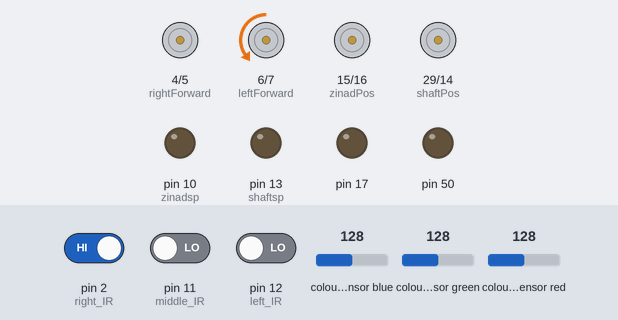
A sketch run on a simulated Arduino Mega 2560, built with avr-gcc and run on an emulated ATmega2560. Shown: motor-driver pin pairs drawn as motors (green arrow = first pin HIGH = forward, orange = second pin HIGH = backward, longer = more drive, scaled by the enable pin), output pins drawn as LEDs (lit = HIGH). Wiring (inferred from the names in the program): TCS3200 colour sensor: output pin 40; S2 pin 30; S3 pin 32; S0 pin 26; S1 pin 28. The test bench sets the inputs (shaded band); at power-on: colour sensor blue 128, pin 2 (right_IR) HIGH, pin 11 (middle_IR) LOW, pin 12 (left_IR) LOW, colour sensor green 128, colour sensor red 128. Pins used as bus, display or sensor lines are not drawn.

Above: at 1.2 s.
1.3 s: colour sensor blue set to 123
At 5.2 s:
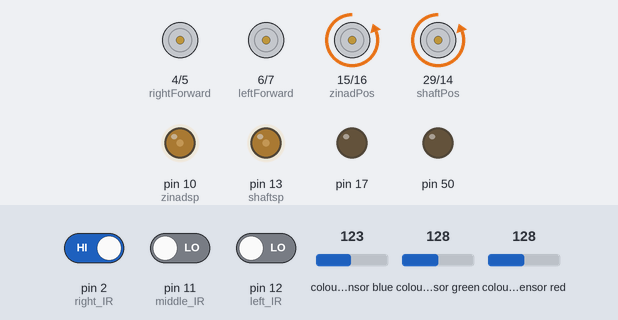
At 11.3 s:
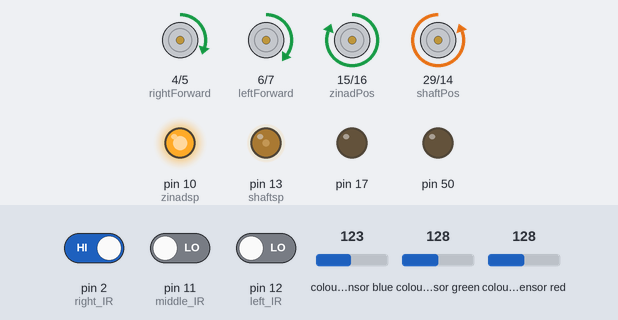
Timing chart, 0 to 15.7 s (numbered marks = the images above; inputs shaded):
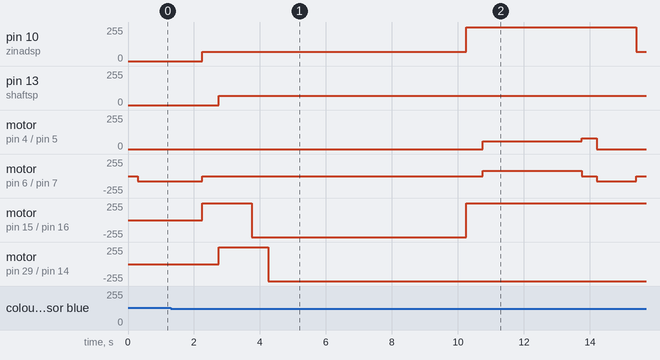

The sketch:

rc_line_follwer.ino
```cpp
#include<Servo.h>
Servo ballservo;

// WHEELS AND LINE FOLLOWE**

#define rightForward 4
#define rightBackward 5
#define leftForward 6
#define leftBackward 7
#define rightSpeed 3
#define leftSpeed 8
#define right_IR 2
#define middle_IR 11
#define left_IR 12
int Speed = 60  ;

int turning_speed = 80 ;
bool returndir = 0;

//shooting
#define shaftPos 29
#define shaftNeg  14
#define zinadPos 15
#define zinadNeg 16
#define shaftsp 13
#define zinadsp 10


//#define right_power
#define middle_power 36
#define left_power 9

// COLOR SENSOR STAFF*******
#define S0 26
#define S1 28
#define S2 30
#define S3 32
#define sensorOut 40

int frequency = 0;
int current_color_state = -1;
int yellow ;
int prev_s ;
int color_state = 0 ;

// IR READINGS***********


bool rightsignal ;
bool leftsignal ;
bool middlesignal ;


int sp2 = 0 ;
void shootingRed (){
// first shaft motor
// zinad pullup
digitalWrite(zinadPos,1);
digitalWrite(zinadNeg,0);
analogWrite(zinadsp,70); // different speed may change
delay(500);// different value may change

//shaft return back...
digitalWrite(shaftPos,1);
digitalWrite(shaftNeg,0);
analogWrite(shaftsp,70); // different speed may change
delay(1000);// different value may change

// catch the shaft ...
digitalWrite(zinadPos,0);
digitalWrite(zinadNeg,1);
analogWrite(zinadsp,70); // different speed may change
delay(500);// different value may change

//relase the shaft wire,,,
digitalWrite(shaftPos,0);
digitalWrite(shaftNeg,1);
analogWrite(shaftsp,70); // different speed may change
delay(2000);// different value may change

// ball download
ballservo.write(0);  // depends on where the ball is and the home position of the servo
delay(2000);
ballservo.write(90);// return the servo to the normal position...
delay(2000);

// release the shaft from the zinad
digitalWrite(zinadPos,1);//shooting begins
digitalWrite(zinadNeg,0);
analogWrite(zinadsp,255); // different speed may change
delay(500);
}

void shootinggreen (){
// first shaft motor
// zinad pullup
digitalWrite(zinadPos,1);
digitalWrite(zinadNeg,0);
analogWrite(zinadsp,70); // different speed may change
delay(500);// different value may change

//shaft return back...
digitalWrite(shaftPos,1);
digitalWrite(shaftNeg,0);
analogWrite(shaftsp,70); // different speed may change
delay(1000);// different value may change

// catch the shaft ...
digitalWrite(zinadPos,0);
digitalWrite(zinadNeg,1);
analogWrite(zinadsp,70); // different speed may change
delay(500);// different value may change

//relase the shaft wire,,,
digitalWrite(shaftPos,0);
digitalWrite(shaftNeg,1);
analogWrite(shaftsp,70); // different speed may change
delay(2000);// different value may change

// ball download
ballservo.write(180);  // depends on where the ball is and the home position of the servo
delay(2000);
ballservo.write(0);// return the servo to the normal position...
delay(2000);

// release the shaft from the zinad
digitalWrite(zinadPos,1);//shooting begins
digitalWrite(zinadNeg,0);
analogWrite(zinadsp,255); // different speed may change
delay(500);
}

void forward ()
{ analogWrite(rightSpeed,Speed);
  digitalWrite(rightForward,LOW);
  digitalWrite(rightBackward,HIGH);
  analogWrite(leftSpeed,Speed);
  digitalWrite(leftForward,LOW);
  digitalWrite(leftBackward,HIGH);
  }

void right ()
{ analogWrite(rightSpeed,sp2);
  digitalWrite(rightForward,LOW);
  digitalWrite(rightBackward,LOW);
  analogWrite(leftSpeed,turning_speed);
  digitalWrite(leftForward,LOW);
  digitalWrite(leftBackward,HIGH);

  }
void backright(){
  analogWrite(rightSpeed,sp2);
  digitalWrite(rightForward,LOW);
  digitalWrite(rightBackward,LOW);
  analogWrite(leftSpeed,turning_speed);
  digitalWrite(leftForward,HIGH);
  digitalWrite(leftBackward,LOW);
  }
void left ()
{analogWrite(rightSpeed,turning_speed);
  digitalWrite(rightForward,LOW);
  digitalWrite(rightBackward,HIGH);
  analogWrite(leftSpeed,sp2);
  digitalWrite(leftForward,LOW);
  digitalWrite(leftBackward,LOW);

  }
void backlift(){
  analogWrite(rightSpeed,turning_speed);
  digitalWrite(rightForward,HIGH);
  digitalWrite(rightBackward,LOW);
  analogWrite(leftSpeed,sp2);
  digitalWrite(leftForward,LOW);
  digitalWrite(leftBackward,LOW);

  }
void Stop ()
{analogWrite(rightSpeed,0);
  digitalWrite(rightForward,LOW);
  digitalWrite(rightBackward,LOW);
  analogWrite(leftSpeed,0);
  digitalWrite(leftForward,LOW);
  digitalWrite(leftBackward,LOW);}


  void backward ()
{ analogWrite(rightSpeed,Speed);
  digitalWrite(rightForward,HIGH);
  digitalWrite(rightBackward,LOW);
  analogWrite(leftSpeed,Speed);
  digitalWrite(leftForward,HIGH);
  digitalWrite(leftBackward,LOW);
  }
int color_check(){

  digitalWrite(S2,LOW);
  digitalWrite(S3,LOW);

  frequency = pulseIn(sensorOut, LOW);
//
  Serial.print("R= ");
 Serial.print(frequency);
  int red = frequency ;
  Serial.print("  ");
  delay(100);

    digitalWrite(S2,LOW);
  digitalWrite(S3,HIGH);

  frequency = pulseIn(sensorOut, LOW);

  Serial.print("B= ");
  Serial.print(frequency);
  int blue = frequency ;
  Serial.print("  ");
   delay(100);


  digitalWrite(S2,HIGH);
  digitalWrite(S3,HIGH);

  frequency = pulseIn(sensorOut, LOW);

  Serial.print("G= ");
 Serial.print(frequency);
int green = frequency ;

  Serial.println("  ");
  delay(100);


  if (green > 35 )
  {
    if (blue > red )
    {
      Serial.println(" I read RED " );
    //  color_state = 1 ;
      return 1;
      }
    else if(red> blue)
    {
          Serial.println(" I read Black " );
         // color_state = 500 ;
          return 500;
      }
  }

  else if(green<35)
  {
    if(red>=blue-1 && blue >23)
    {
            Serial.println(" I read Green " );
            //color_state = 10 ;
            return 10;
      }
    else if (1&& blue > 22)//blue > red-1
    {      Serial.println(" I read YELLOW " );
    //color_state = "yellow" ;
    //color_state = 3 ;
    return 3;
      }

      else
      {      Serial.println(" I read WHITE " );
      //color_state = "white" ;
       //color_state = 0 ;
       return 0;
      }

    }
    Serial.println(color_state);
  }
void line_follow(){
  rightsignal = digitalRead(right_IR);


leftsignal = digitalRead(left_IR);

middlesignal = digitalRead(middle_IR);  // low for black , high for white


  if(rightsignal == LOW && leftsignal==LOW ) // low for white , high for black   must contain the three ir readings

  {forward();}

  else if(rightsignal == LOW && middlesignal == LOW && leftsignal==LOW) // white black white    there is a differens between the condition and the ccomments

  { forward();}

  else if(rightsignal == LOW && middlesignal == HIGH && leftsignal==HIGH) //  white white black       there is a differens between the condition and the ccomments

  {left();}

  else if(rightsignal == HIGH && middlesignal == HIGH && leftsignal==LOW) // black white white       there is a differens between the condition and the ccomments


  {right();}

  else if (rightsignal == HIGH  && middlesignal == LOW && leftsignal == LOW) // black black white        there is a differens between the condition and the ccomments


  {
    right();
    returndir = 2;
  delay(450);

    }

  else if (rightsignal == LOW && middlesignal == LOW && leftsignal == HIGH ) //white black black     there is a differens between the condition and the ccomments

  {
    left();
  returndir =1;
  delay(450); }

  }


void setup() {
  // put your setup code here, to run once:
for ( int i = 3 ; i<11 ; i++)
{pinMode(i,OUTPUT);}

pinMode(2,INPUT);
//shooting motor pins...
for(int i= 13; i<18;i++){
  pinMode(i,OUTPUT);
}
pinMode(29,OUTPUT);
pinMode(10,OUTPUT);
//*********************


pinMode(50,OUTPUT);
//pinMode(50,OUTPUT);  REPEATED
pinMode(12,INPUT);
pinMode(11,INPUT);

  pinMode(S0, OUTPUT);
  pinMode(S1, OUTPUT);
  pinMode(S2, OUTPUT);
  pinMode(S3, OUTPUT);
  pinMode(sensorOut, INPUT);

  digitalWrite(middle_power, HIGH) ;

  digitalWrite(left_power, HIGH) ;


//  digitalWrite(right_power, HIGH) ;


  //Serial.begin(9600);

    digitalWrite(S0,HIGH);
  digitalWrite(S1,HIGH);

//digitalWrite(right_power, HIGH);
//digitalWrite(left_power, HIGH);
}
void loop() {

while(true){
//color_check() ;
current_color_state = color_check() ;
//Serial.println(current_color_state);
//if (current_color_state !=1 || current_color_state !=10 || current_color_state != 3)
//
// {line_follow();}

line_follow();

if ( current_color_state ==1)
{
  Stop();
  shootingRed();          // the code of the shooting has its own delay...
  backward();       //must be very specific to return back on the line...
 delay(3000);
  if(returndir == 1){
    backlift();
    delay(450);
    line_follow();
    }
   else if (returndir==2){

    backright();
      delay(450);
    line_follow();
    }
  }
if ( current_color_state ==10)
{
  Stop();
  shootinggreen();      // same as  1
  backward();      //must be very specific to return back on the line...
   delay(3000);
    if(returndir == 1){
    backlift();
    delay(450);
    line_follow();
    }
   else if (returndir==2){

    backright();
      delay(450);
    line_follow();
    }
  }
}
}
```

Measured:
- the behaviour switches between 128 and 127 on colour sensor blue (found by bisection; images 0 and 1)
- after the input at 1.3 s, pin 10 (zinadsp): 0/255 → 70/255 after 0.95 s, → 255/255 8.0 s later, → 70/255 5.2 s later; pin 13 (shaftsp): 0/255 → 70/255 after 1.5 s
